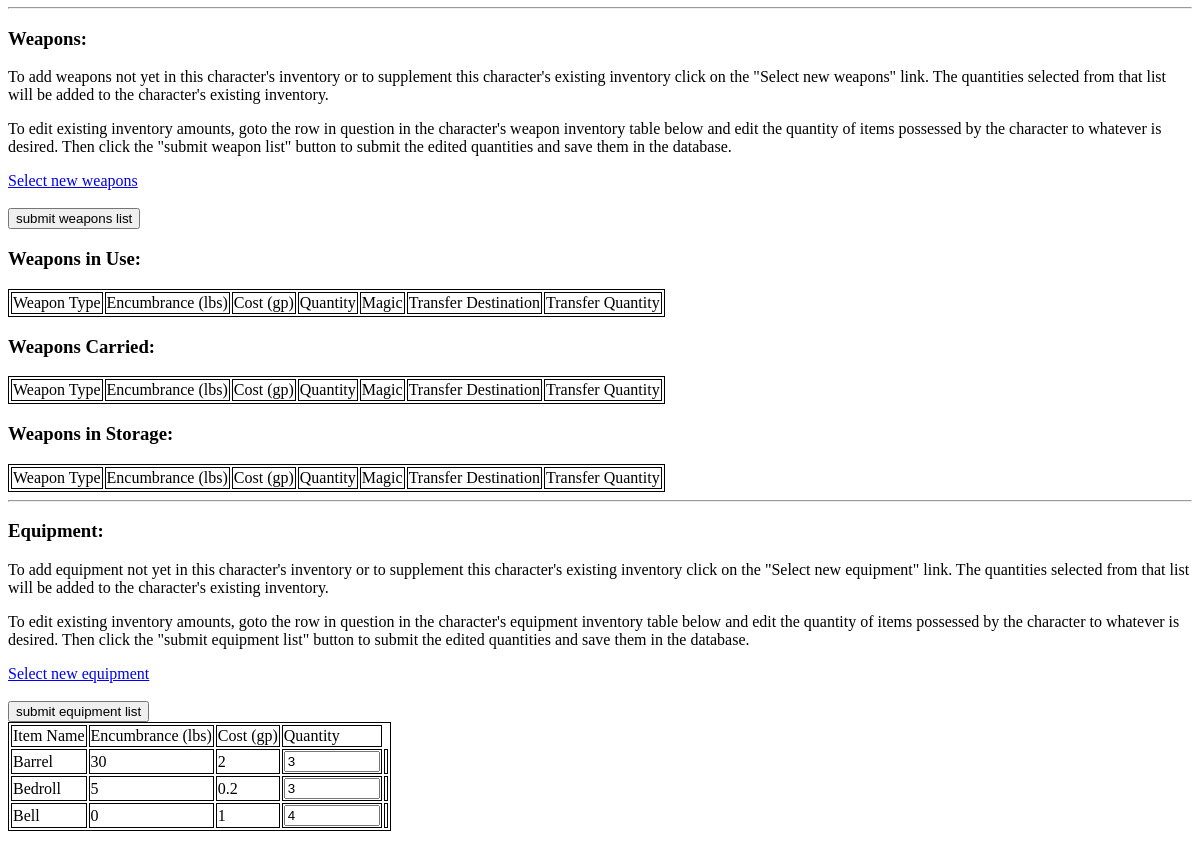
The page /osric_character_tools/equipcharacter.php?CharacterId=54 (lower part) on the database as committed earlier.
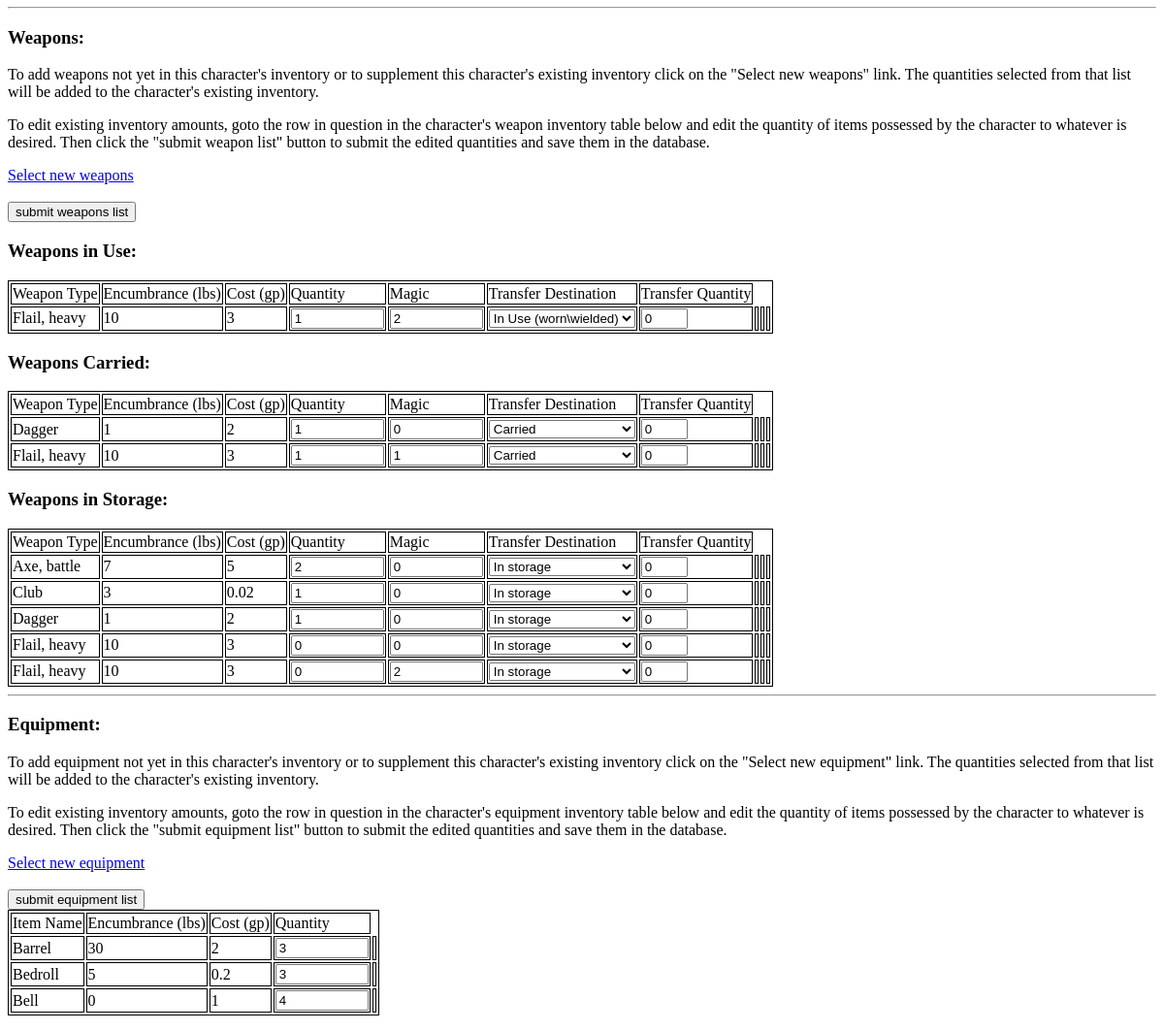
The same page on the database as committed later.
### tables this page shows
CREATE TABLE IF NOT EXISTS `character_items` (
  `CharacterItemId` bigint(20) NOT NULL AUTO_INCREMENT,
  `CharacterId` bigint(20) NOT NULL,
  `ItemId` bigint(20) NOT NULL,
  `Quantity` int(11) NOT NULL,
  PRIMARY KEY (`CharacterItemId`)
);

CREATE TABLE IF NOT EXISTS `items` (
  `ItemName` varchar(64) DEFAULT NULL,
  `ItemEncumbrance` float NOT NULL,
  `ItemCost` float NOT NULL,
  `ItemId` bigint(20) unsigned NOT NULL AUTO_INCREMENT,
  UNIQUE KEY `ItemId` (`ItemId`)
);

CREATE TABLE IF NOT EXISTS `character_weapons` (
  `CharacterWeaponId` bigint(20) NOT NULL AUTO_INCREMENT,
  `CharacterId` bigint(20) NOT NULL,
  `WeaponId` bigint(20) NOT NULL,
  `Quantity` int(11) NOT NULL,
  `WeaponMagic` int(11) NOT NULL,
  `EquipmentStatusId` int(11) NOT NULL DEFAULT '1',
  PRIMARY KEY (`CharacterWeaponId`)
);

CREATE TABLE IF NOT EXISTS `weapons` (
  `WeaponId` bigint(11) NOT NULL AUTO_INCREMENT,
  `WeaponType` varchar(32) DEFAULT NULL,
  `WeaponEncumbranceInLbs` float NOT NULL,
  `WeaponCost` float NOT NULL,
  PRIMARY KEY (`WeaponId`)
);

### osric_character_tools/inc/characterInventory.inc (called while the page is built, shortened)
<?php
function getCharacterItems($cxn, $characterId)
{
    $query = "SELECT * FROM character_items ci INNER JOIN items i ON ci.ItemId = i.ItemId WHERE ci.CharacterId = $characterId";
    $result = mysqli_query($cxn,$query) or die("Couldn't execute getCharacterItems query.");
    for($result_set = array();$row = mysqli_fetch_assoc($result);$result_set[]=$row);
    return $result_set;
}
function osricdb_getCharacterWeaponsByStatus($cxn, $characterId, $equipmentStatus)
{
    $query = sprintf("SELECT * FROM character_weapons cw INNER JOIN weapons w ON cw.WeaponId = w.WeaponId WHERE cw.CharacterId = $characterId AND cw.EquipmentStatusId = '%s'",$equipmentStatus);
    $result = mysqli_query($cxn,$query) or die("Couldn't execute getCharacterWeaponsByStatus query.");
    for($result_set = array();$row = mysqli_fetch_assoc($result);$result_set[]=$row);
    return $result_set;
}
function osricdb_getCharacterWeaponsInStorage($cxn, $characterId)
{
    return osricdb_getCharacterWeaponsByStatus($cxn, $characterId, "1");
}
function osricdb_getCharacterWeaponsCarried($cxn, $characterId)
{
    return osricdb_getCharacterWeaponsByStatus($cxn, $characterId, "2");
}
function osricdb_getCharacterWeaponsInUse($cxn, $characterId)
{
    return osricdb_getCharacterWeaponsByStatus($cxn, $characterId, "3");
}
?>

### osric_character_tools/equipcharacter.php (the view, shortened to what this page needs)
<?php
include("./inc/misc.inc");
include("./inc/characterInventory.inc");
include("./inc/db_funcs.inc");
include("./inc/functions.inc");
$characterId = $_REQUEST['CharacterId'];
$cxn = mysqli_connect($host,$user,$passwd,$dbname) or die("Couldn't connect to server");
$equipmentStatusOptions = osricdb_getEquipmentStatusOptions($cxn);
?>
<html>
<link rel="stylesheet" type="text/css" href="./css/class.css" />
<body>
<form action="editCharacterInventory.php" method="POST">
<?php
echo "<br/>\n";
echo "<br/>\n<br/>\n";
echo "<br/>\n";
$offset = 0;
$character_armour_in_use = osricdb_getCharacterArmourInUse($cxn,$characterId);
$num_rows = count($character_armour_in_use);
for($i=0;$i<$num_rows;$i++)
{
    $row = $character_armour_in_use[$i];
    $armourIndex = $offset + $i;
    html_listbox("armour[{$armourIndex}][equipmentStatusId]", $equipmentStatusOptions, $row['EquipmentStatusId']);
}
echo "<hr/>\n";
echo "<h3>Weapons:</h3>";
echo "<p>To add weapons not yet in this character's inventory or to supplement this character's existing inventory click on the \"Select new weapons\" link.  The quantities selected from that list will be added to the character's existing inventory.</p>\n";
echo "<p>To edit existing inventory amounts, goto the row in question in the character's weapon inventory table below and edit the quantity of items possessed by the character to whatever is desired.  Then click the \"submit weapon list\" button to submit the edited quantities and save them in the database.</p>";
echo "<div><a href='selectweapons.php?CharacterId={$characterId}'>Select new weapons</a></div>";
echo "<br/>";
echo "<div><input type='submit' value='submit weapons list'/></div>";
echo "<h3>Weapons in Use:</h3>";
echo "<table id='osric_character_weapons_in_use'>\n";
echo "<tr><td>Weapon Type</td><td>Encumbrance (lbs)</td><td>Cost (gp)</td><td>Quantity</td><td>Magic</td><td>Transfer Destination</td><td>Transfer Quantity</td></tr>";
$character_weapons_in_use = osricdb_getCharacterWeaponsInUse($cxn,$characterId);
$num_rows = count($character_weapons_in_use);
$offset = 0;
for($i=0;$i<$num_rows;$i++)
{
    $row = $character_weapons_in_use[$i];
    echo "<tr>";
	echo "<td>{$row['WeaponType']}</td>";
	echo "<td>{$row['WeaponEncumbranceInLbs']}</td>";
    echo "<td>{$row['WeaponCost']}</td>";
    $characterWeaponId = $row['CharacterWeaponId'];
	$weaponId = $row['WeaponId'];
    if($row['Quantity']){
		$weaponQuantity = $row['Quantity'];
	}
	else {
		$weaponQuantity = 0;
	}
    $weaponMagic = $row['WeaponMagic'];
    $transferSource = $row['EquipmentStatusId'];
    $index = $offset + $i;
    echo "<td><input type='number' min='0' max='9999999' name='weapon[{$index}][quantity]' value='{$weaponQuantity}' readonly='readonly'></input></td>";
    echo "<td><input type='number' min='0' max='9999999' name='weapon[{$index}][weaponMagic]' value='{$weaponMagic}'></input></td>";
    echo "<td>";
    echo "</td>";
    echo "<td><input type='number' min='0' max='{$weaponQuantity}' name='weapon[{$index}][transferQuantity]' value='0'></input></td>";
    echo "<td><input type='hidden' min='0' max='9999999' name='weapon[{$index}][transferSource]' value='{$transferSource}'></input></td>";
    echo "<td><input type='hidden' min='0' max='9999999' name='weapon[{$index}][weaponId]' value='{$weaponId}'></input></td>";
    echo "<td><input type='hidden' min='0' max='9999999' name='weapon[{$index}][characterWeaponId]' value='{$characterWeaponId}'></input></td>";
    echo "</tr>\n";
}
echo "</table>\n";
$offset = $offset + $num_rows;
echo "<h3>Weapons Carried:</h3>\n";
echo "<table id='osric_character_weapons_carried'>\n";
echo "<tr><td>Weapon Type</td><td>Encumbrance (lbs)</td><td>Cost (gp)</td><td>Quantity</td><td>Magic</td><td>Transfer Destination</td><td>Transfer Quantity</td></tr>";
$character_weapons_carried = osricdb_getCharacterWeaponsCarried($cxn,$characterId);
$num_rows = count($character_weapons_carried);
for($i=0;$i<$num_rows;$i++)
{
    $row = $character_weapons_carried[$i];
    echo "<tr>";
	echo "<td>{$row['WeaponType']}</td>";
	echo "<td>{$row['WeaponEncumbranceInLbs']}</td>";
    echo "<td>{$row['WeaponCost']}</td>";
    $characterWeaponId = $row['CharacterWeaponId'];
    $weaponId = $row['WeaponId'];
	if($row['Quantity']){
		$weaponQuantity = $row['Quantity'];
	}
	else {
		$weaponQuantity = 0;
	}
    $weaponMagic = $row['WeaponMagic'];
    $transferSource = $row['EquipmentStatusId'];
    $index = $offset + $i;
    echo "<td><input type='number' min='0' max='9999999' name='weapon[{$index}][quantity]' value='{$weaponQuantity}' readonly='readonly'></input></td>";
    echo "<td><input type='number' min='0' max='9999999' name='weapon[{$index}][weaponMagic]' value='{$weaponMagic}'></input></td>";
    echo "<td>";
    echo "</td>";
    echo "<td><input type='number' min='0' max='{$weaponQuantity}' name='weapon[{$index}][transferQuantity]' value='0'></input></td>";
    echo "<td><input type='hidden' min='0' max='9999999' name='weapon[{$index}][transferSource]' value='{$transferSource}'></input></td>";
    echo "<td><input type='hidden' min='0' max='9999999' name='weapon[{$index}][weaponId]' value='{$weaponId}'></input></td>";
    echo "<td><input type='hidden' min='0' max='9999999' name='weapon[{$index}][characterWeaponId]' value='{$characterWeaponId}'></input></td>";
    echo "</tr>\n";
}
echo "</table>\n";
$offset = $offset + $num_rows;
echo "<h3>Weapons in Storage:</h3>\n";
echo "<table id='osric_character_weapons_in_storage'>\n";
echo "<tr><td>Weapon Type</td><td>Encumbrance (lbs)</td><td>Cost (gp)</td><td>Quantity</td><td>Magic</td><td>Transfer Destination</td><td>Transfer Quantity</td></tr>";
$character_weapons_in_storage = osricdb_getCharacterWeaponsInStorage($cxn,$characterId);
$num_rows = count($character_weapons_in_storage);
for($i=0;$i<$num_rows;$i++)
{
    $row = $character_weapons_in_storage[$i];
    echo "<tr>";
	echo "<td>{$row['WeaponType']}</td>";
	echo "<td>{$row['WeaponEncumbranceInLbs']}</td>";
    echo "<td>{$row['WeaponCost']}</td>";
    $characterWeaponId = $row['CharacterWeaponId'];
    $weaponId = $row['WeaponId'];
	if($row['Quantity']){
		$weaponQuantity = $row['Quantity'];
	}
	else {
		$weaponQuantity = 0;
	}
    $weaponMagic = $row['WeaponMagic'];
    $transferSource = $row['EquipmentStatusId'];
    $index = $offset + $i;
    echo "<td><input type='number' min='0' max='9999999' name='weapon[{$index}][quantity]' value='{$weaponQuantity}' readonly='readonly'></input></td>";
    echo "<td><input type='number' min='0' max='9999999' name='weapon[{$index}][weaponMagic]' value='{$weaponMagic}'></input></td>";
    echo "<td>";
    echo "</td>";
    echo "<td><input type='number' min='0' max='{$weaponQuantity}' name='weapon[{$index}][transferQuantity]' value='0'></input></td>";
    echo "<td><input type='hidden' min='0' max='9999999' name='weapon[{$index}][transferSource]' value='{$transferSource}'></input></td>";
    echo "<td><input type='hidden' min='0' max='9999999' name='weapon[{$index}][weaponId]' value='{$weaponId}'></input></td>";
    echo "<td><input type='hidden' min='0' max='9999999' name='weapon[{$index}][characterWeaponId]' value='{$characterWeaponId}'></input></td>";
    echo "</tr>\n";
}
echo "</table>\n";
echo "<hr/>\n";
echo "<h3>Equipment:</h3>";
echo "<p>To add equipment not yet in this character's inventory or to supplement this character's existing inventory click on the \"Select new equipment\" link.  The quantities selected from that list will be added to the character's existing inventory.</p>";
echo "<p>To edit existing inventory amounts, goto the row in question in the character's equipment inventory table below and edit the quantity of items possessed by the character to whatever is desired.  Then click the \"submit equipment list\" button to submit the edited quantities and save them in the database.</p>";
echo "<div><a href='selectequipment.php?CharacterId={$characterId}'>Select new equipment</a></div>";
echo "<br/>";
echo "<div><input type='submit' value='submit equipment list'/></div>";
echo "<table id='osric_character_equipment'>";
echo "<tr><td>Item Name</td><td>Encumbrance (lbs)</td><td>Cost (gp)</td><td>Quantity</td></tr>";
$itemQuantity = 0;
$character_items = getCharacterItems($cxn,$characterId);
$num_rows = count($character_items);
for($i=0;$i<$num_rows;$i++)
{
    $row = $character_items[$i];
	echo "<tr>";
	echo "<td>{$row['ItemName']}</td>";
	echo "<td>{$row['ItemEncumbrance']}</td>";
	echo "<td>{$row['ItemCost']}</td>";
	$itemId = $row['ItemId'];
	if($row['Quantity']){
		$itemQuantity = $row['Quantity'];
	}
	else {
		$itemQuantity = 0;
	}
	echo "<td><input type='number' min='0' max='9999999' name='item[{$i}][quantity]' value='{$itemQuantity}'></input></td>";
    echo "<td><input type='hidden' min='0' max='9999999' name='item[{$i}][itemId]' value='{$itemId}'></input></td>";
    echo "</tr>";
}
echo "</table>";
?>
</form>
</body>
</html>

### osric_character_tools/inc/functions.inc
<?php
function html_listbox($name, $options, $selected_value)
{
    echo "<select name='$name'>";
	foreach($options as $val=>$label)
	{
		echo "<option value='{$val}'";
		if($val == $selected_value)
		{
			echo "selected";
		}
		echo ">{$label}</option>";
	}
	echo "</select>";
}
?>

Rows that differ between the two databases and show on the page:
added character_weapons: WeaponId.WeaponType "Flail, heavy", WeaponId.WeaponEncumbranceInLbs "10", WeaponId.WeaponCost "3", Quantity "1", WeaponMagic "2", EquipmentStatusId "In Use (worn\\wielded)", value "0", shown under "Weapons in Use:"
added character_weapons: WeaponId.WeaponType "Dagger", WeaponId.WeaponEncumbranceInLbs "1", WeaponId.WeaponCost "2", Quantity "1", WeaponMagic "0", EquipmentStatusId "Carried", shown under "Weapons Carried:"
added character_weapons: WeaponId.WeaponType "Flail, heavy", WeaponId.WeaponEncumbranceInLbs "10", WeaponId.WeaponCost "3", Quantity "1", WeaponMagic "1", EquipmentStatusId "Carried", shown under "Weapons Carried:"
added character_weapons: WeaponId.WeaponType "Axe, battle", WeaponId.WeaponEncumbranceInLbs "7", WeaponId.WeaponCost "5", Quantity "2", WeaponMagic "0", EquipmentStatusId "In storage", shown under "Weapons in Storage:"
added character_weapons: WeaponId.WeaponType "Club", WeaponId.WeaponEncumbranceInLbs "3", WeaponId.WeaponCost "0.02", Quantity "1", WeaponMagic "0", Quantity "In storage", shown under "Weapons in Storage:"
added character_weapons: WeaponId.WeaponType "Dagger", WeaponId.WeaponEncumbranceInLbs "1", WeaponId.WeaponCost "2", Quantity "1", WeaponMagic "0", Quantity "In storage", shown under "Weapons in Storage:"
added character_weapons: WeaponId.WeaponType "Flail, heavy", WeaponId.WeaponEncumbranceInLbs "10", WeaponId.WeaponCost "3", Quantity "0", WeaponMagic "0", EquipmentStatusId "In storage", shown under "Weapons in Storage:"
added character_weapons: WeaponId.WeaponType "Flail, heavy", WeaponId.WeaponEncumbranceInLbs "10", WeaponId.WeaponCost "3", Quantity "0", WeaponMagic "2", EquipmentStatusId "In storage", shown under "Weapons in Storage:"
